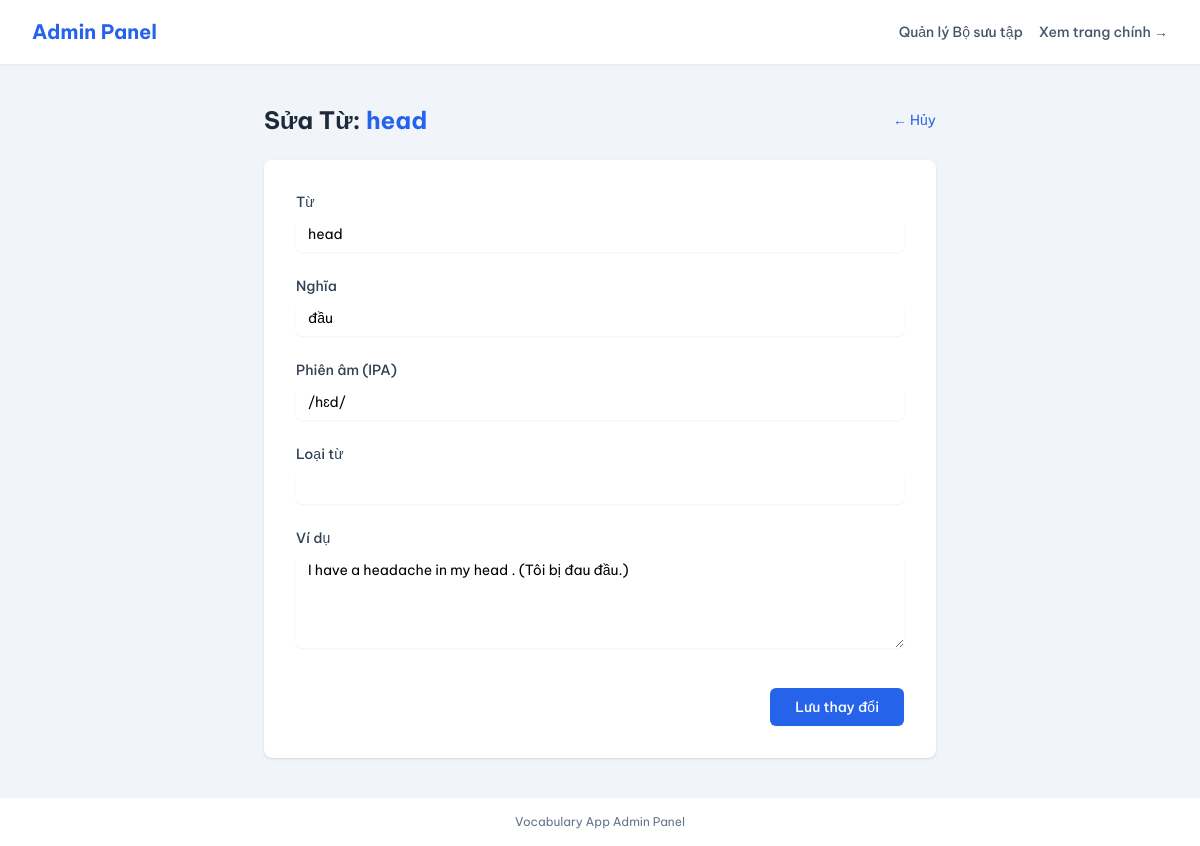
/admin/words/edit/1, run on the app's committed database.
### tables this page shows
CREATE TABLE words (
            id INTEGER PRIMARY KEY AUTOINCREMENT,
            topic_id INTEGER NOT NULL,
            word TEXT NOT NULL,
            ipa TEXT,
            type TEXT,
            meaning TEXT NOT NULL,
            example TEXT,
            position INTEGER,
            FOREIGN KEY (topic_id) REFERENCES topics (id) ON DELETE CASCADE
        );

### app/admin/routes.py (the view, shortened to what this page needs)
@bp.route('/words/edit/<int:word_id>', methods=['GET', 'POST'])
def edit_word(word_id):
    conn = get_db_connection()
    word = conn.execute('SELECT * FROM words WHERE id = ?', (word_id,)).fetchone()
    conn.close()
    if word is None:
        flash('Không tìm thấy từ này.', 'error')
        return redirect(url_for('admin.manage_collections'))
    return render_template('admin/edit_word.html', word=word)

### app/admin/routes.py (called while the page is built)
def get_db_connection():
    db_path = current_app.instance_path + '/vocabulary.db'
    conn = sqlite3.connect(db_path)
    conn.row_factory = sqlite3.Row
    conn.execute("PRAGMA foreign_keys = ON")
    return conn

### app/templates/admin/edit_word.html (shortened to what this page needs)
{% extends 'admin/layout.html' %}
{% block content %}
<div class="max-w-2xl mx-auto">
    <div class="flex justify-between items-center mb-6">
        <h1 class="text-2xl font-bold text-slate-800">Sửa Từ: <span class="text-blue-600">{{ word.word }}</span></h1>
        <a href="{{ url_for('admin.manage_words', topic_id=word.topic_id) }}" class="text-sm text-blue-600 hover:underline">← Hủy</a>
    </div>
    <div class="bg-white p-6 md:p-8 rounded-lg shadow">
        <form method="post" class="space-y-6">
            <div>
                <label for="word" class="block text-sm font-medium text-slate-700">Từ</label>
                <input type="text" name="word" id="word" value="{{ word.word }}" required class="mt-1 block w-full border-slate-300 rounded-md shadow-sm py-2 px-3 focus:outline-none focus:ring-2 focus:ring-blue-500 focus:border-blue-500 sm:text-sm">
            </div>
            <div>
                <label for="meaning" class="block text-sm font-medium text-slate-700">Nghĩa</label>
                <input type="text" name="meaning" id="meaning" value="{{ word.meaning }}" required class="mt-1 block w-full border-slate-300 rounded-md shadow-sm py-2 px-3 focus:outline-none focus:ring-2 focus:ring-blue-500 focus:border-blue-500 sm:text-sm">
            </div>
            <div>
                <label for="ipa" class="block text-sm font-medium text-slate-700">Phiên âm (IPA)</label>
                <input type="text" name="ipa" id="ipa" value="{{ word.ipa or '' }}" class="mt-1 block w-full border-slate-300 rounded-md shadow-sm py-2 px-3 focus:outline-none focus:ring-2 focus:ring-blue-500 focus:border-blue-500 sm:text-sm">
            </div>
            <div>
                <label for="type" class="block text-sm font-medium text-slate-700">Loại từ</label>
                <input type="text" name="type" id="type" value="{{ word.type or '' }}" class="mt-1 block w-full border-slate-300 rounded-md shadow-sm py-2 px-3 focus:outline-none focus:ring-2 focus:ring-blue-500 focus:border-blue-500 sm:text-sm">
            </div>
            <div>
                <label for="example" class="block text-sm font-medium text-slate-700">Ví dụ</label>
                <textarea name="example" id="example" rows="4" class="mt-1 block w-full border-slate-300 rounded-md shadow-sm py-2 px-3 focus:outline-none focus:ring-2 focus:ring-blue-500 focus:border-blue-500 sm:text-sm">{{ word.example or '' }}</textarea>
            </div>
            <div class="flex justify-end pt-4">
                <button type="submit" class="flex justify-center py-2 px-6 border border-transparent rounded-md shadow-sm text-sm font-medium text-white bg-blue-600 hover:bg-blue-700 focus:outline-none focus:ring-2 focus:ring-offset-2 focus:ring-blue-500">Lưu thay đổi</button>
            </div>
        </form>
    </div>
</div>
{% endblock %}

### app/templates/admin/layout.html (style rules this page uses)
body { font-family: 'Be Vietnam Pro', sans-serif; }

### data on the page
words: word "head", meaning "đầu", ipa "/hɛd/", example "I have a headache in my head . (Tôi bị đau đầu.)"
